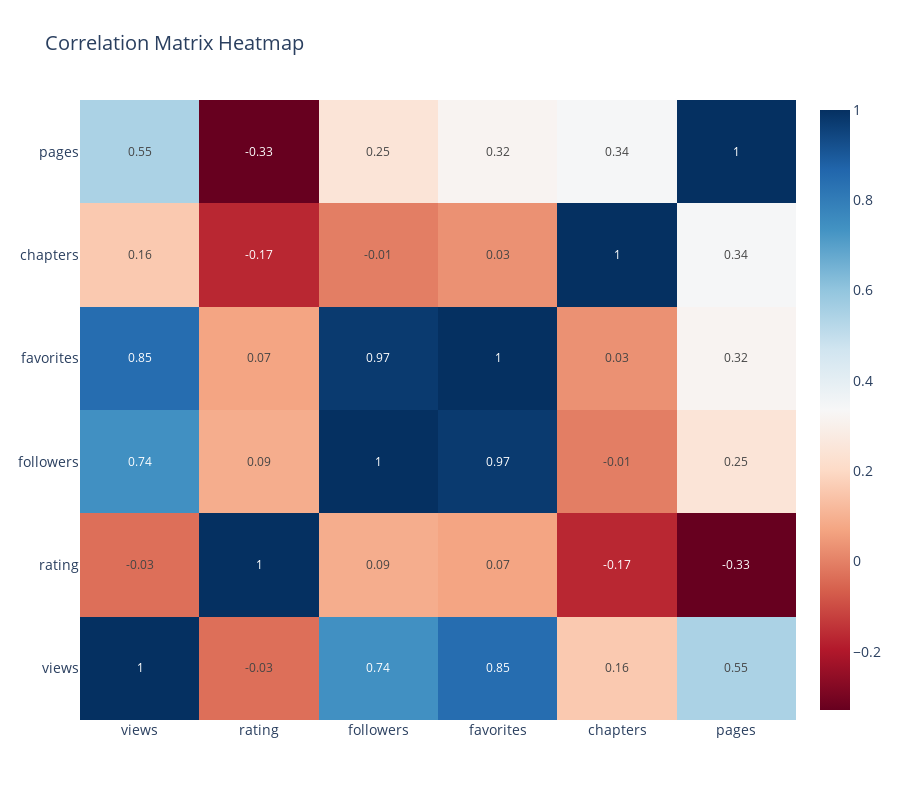

The code cell stored with this chart in its notebook:
### Markdown cell above
## Correlation Analysis

Let's analyze the relationships between different numerical features in our dataset. We'll use both a correlation matrix heatmap and a pairplot to visualize these relationships.

### Code cell
# Calculate correlation matrix
correlation_matrix = df[key_metrics].corr()

# Create correlation heatmap using plotly
fig = go.Figure(data=go.Heatmap(
    z=correlation_matrix,
    x=correlation_matrix.columns,
    y=correlation_matrix.columns,
    text=np.round(correlation_matrix, 2),
    texttemplate='%{text}',
    textfont={"size": 12},
    hoverongaps=False,
    colorscale='RdBu'
))

fig.update_layout(
    title='Correlation Matrix Heatmap',
    height=800,
    width=900,
    font=dict(size=14)
)
fig.show()

# Print strongest correlations
print("\nStrongest Correlations:")
corr_pairs = []

# Extract values from correlation matrix
for i, metric1 in enumerate(key_metrics):
    for j, metric2 in enumerate(key_metrics):
        if i < j:  # Avoid duplicate pairs and diagonals
            corr_value = correlation_matrix.loc[metric1, metric2]
            # Make sure we're working with a float
            if isinstance(corr_value, (int, float)) and abs(float(corr_value)) > 0.5:
                corr_pairs.append((metric1, metric2, float(corr_value)))

# Sort by correlation strength and print
for metric1, metric2, corr in sorted(corr_pairs, key=lambda x: abs(x[2]), reverse=True):
    print(f"{metric1:>8} vs {metric2:<8}: {corr:>6.3f}")

### Figure 1 — Plotly figure (JSON) as saved in the notebook; plotly's stock layout.template omitted (floating-point values rounded to 4 significant figures)
{"data": [{"colorscale": [[0, "rgb(103,0,31)"], [0.1, "rgb(178,24,43)"], [0.2, "rgb(214,96,77)"], [0.3, "rgb(244,165,130)"], [0.4, "rgb(253,219,199)"], [0.5, "rgb(247,247,247)"], [0.6, "rgb(209,229,240)"], [0.7, "rgb(146,197,222)"], [0.8, "rgb(67,147,195)"], [0.9, "rgb(33,102,172)"], [1, "rgb(5,48,97)"]], "hoverongaps": false, "text": [[1.0, -0.03, 0.74, 0.85, 0.16, 0.55], [-0.03, 1.0, 0.09, 0.07, -0.17, -0.33], [0.74, 0.09, 1.0, 0.97, -0.01, 0.25], [0.85, 0.07, 0.97, 1.0, 0.03, 0.32], [0.16, -0.17, -0.01, 0.03, 1.0, 0.34], [0.55, -0.33, 0.25, 0.32, 0.34, 1.0]], "textfont": {"size": 12}, "texttemplate": "%{text}", "type": "heatmap", "x": ["views", "rating", "followers", "favorites", "chapters", "pages"], "y": ["views", "rating", "followers", "favorites", "chapters", "pages"], "z": [[1.0, -0.0341, 0.7418, 0.8458, 0.1584, 0.5478], [-0.0341, 1.0, 0.0901, 0.07075, -0.1686, -0.329], [0.7418, 0.0901, 1.0, 0.9743, -0.005331, 0.2475], [0.8458, 0.07075, 0.9743, 1.0, 0.03183, 0.3186], [0.1584, -0.1686, -0.005331, 0.03183, 1.0, 0.3411], [0.5478, -0.329, 0.2475, 0.3186, 0.3411, 1.0]]}], "layout": {"font": {"size": 14}, "height": 800, "title": {"text": "Correlation Matrix Heatmap"}, "width": 900}}
